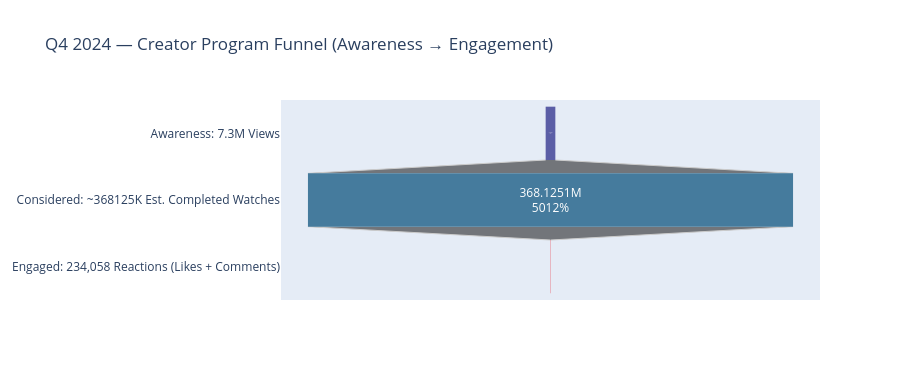

Source (notebook cell):
### Markdown cell above
---
## 3. Funnel View — Awareness → Engagement → Consideration

### Code cell
# Funnel: program-level
funnel_vals = [
    total_views,                          # Awareness
    int(q4["est_watch_time_hrs"].sum() * 3600 / 30),  # Engaged viewers (est. completed watches)
    total_eng,                            # Engaged (liked/commented)
]
funnel_labels = [
    f"Awareness: {total_views/1e6:.1f}M Views",
    f"Considered: ~{funnel_vals[1]/1e3:.0f}K Est. Completed Watches",
    f"Engaged: {total_eng:,} Reactions (Likes + Comments)",
]

fig = go.Figure(go.Funnel(
    y=funnel_labels,
    x=funnel_vals,
    textposition="inside",
    textinfo="percent initial+value",
    marker_color=["#5B5EA6","#457B9D","#E63946"],
    connector={"line":{"color":"#cccccc","width":1}},
))

fig.update_layout(
    title="Q4 2024 — Creator Program Funnel (Awareness → Engagement)",
    height=380,
    paper_bgcolor="#ffffff",
)
fig.show()

### Figure 1 — Plotly figure (JSON) as saved in the notebook; plotly's stock layout.template omitted (floating-point values rounded to 4 significant figures)
{"data": [{"connector": {"line": {"color": "#cccccc", "width": 1}}, "marker": {"color": ["#5B5EA6", "#457B9D", "#E63946"]}, "textinfo": "percent initial+value", "textposition": "inside", "type": "funnel", "x": [7345059, 368125080, 234058], "y": ["Awareness: 7.3M Views", "Considered: ~368125K Est. Completed Watches", "Engaged: 234,058 Reactions (Likes + Comments)"]}], "layout": {"height": 380, "paper_bgcolor": "#ffffff", "title": {"text": "Q4 2024 — Creator Program Funnel (Awareness → Engagement)"}}}
